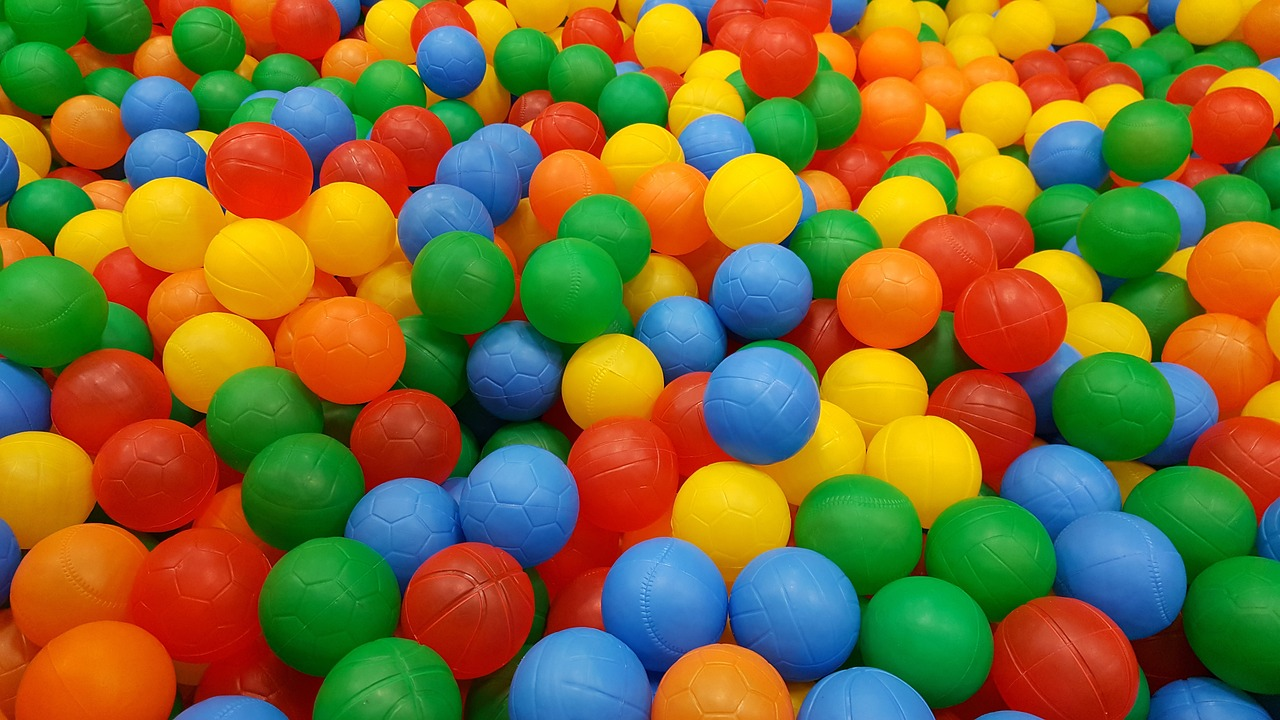
#> input picture Image_Processing/include/Multi_Color_Balls.jpg, 1280 x 720 px, found by its file name
$ python Object_Detection.py
#> lines starting #> are read from the running program, lines starting #| are printed output that depends on the picture; after the words box and inside, x2 and y2 are one past the last pixel; in counts of white or black regions, pixels touching at a corner belong together
import cv2
import numpy as np

frame = cv2.imread('Image_Processing/include/Multi_Color_Balls.jpg')
#> frame is the input picture: shape (720, 1280, 3); mean B, G, R 48.7, 109.4, 127.5
#frame = cv2.imread('ImageProcessing_Operations/include/multi_color.jpg')
#cv2.imshow('Original_Result',frame)
frame = cv2.resize(frame,(300,300))
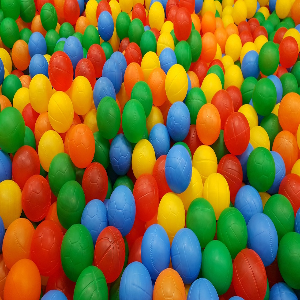
#> frame: shape (300, 300, 3); mean B, G, R 48.6, 109.3, 127.4

def nothing(x):
    pass

cv2.namedWindow("Dynamic Color Picker")

cv2.createTrackbar('Lower_H',"Dynamic Color Picker", 0, 255, nothing)
#> slider 'Lower_H' is set to 51
cv2.createTrackbar('Lower_S',"Dynamic Color Picker", 0, 255, nothing)
#> slider 'Lower_S' is set to 51
cv2.createTrackbar('Lower_V',"Dynamic Color Picker", 0, 255, nothing)
#> slider 'Lower_V' is set to 51

cv2.createTrackbar('Upper_H',"Dynamic Color Picker", 255, 255, nothing)
cv2.createTrackbar('Upper_S',"Dynamic Color Picker", 255, 255, nothing)
cv2.createTrackbar('Upper_V',"Dynamic Color Picker", 255, 255, nothing)


while True:
    hsv  = cv2.cvtColor(frame,cv2.COLOR_BGR2HSV)
#> hsv: shape (300, 300, 3); mean H, S, V 44.5, 223.4, 178.2

    l_h = cv2.getTrackbarPos("Lower_H","Dynamic Color Picker")
    l_s = cv2.getTrackbarPos("Lower_S","Dynamic Color Picker")
    l_v = cv2.getTrackbarPos("Lower_V","Dynamic Color Picker")


    h_h = cv2.getTrackbarPos("Upper_H","Dynamic Color Picker")
    h_s = cv2.getTrackbarPos("Upper_S","Dynamic Color Picker")
    h_v = cv2.getTrackbarPos("Upper_V","Dynamic Color Picker")

    lower_bound = np.array([l_h,l_s,l_v])
    upper_bound = np.array([h_h,h_s,h_v])

    mask = cv2.inRange(hsv,lower_bound,upper_bound)
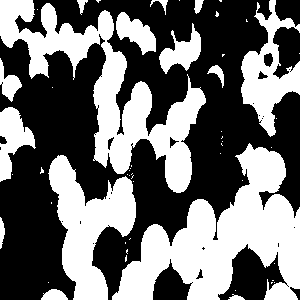
#> mask: shape (300, 300); 43.7% white; 53 white regions (38 under 20 px), largest, box (x1, y1, x2, y2) and area: (112, 143, 300, 300) 13747, (0, 0, 206, 193) 11383, (48, 155, 136, 300) 6160

    result = cv2.bitwise_and(frame,frame,mask=mask)
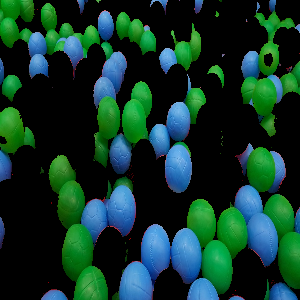
#> result: shape (300, 300, 3); mean B, G, R 42, 54.5, 16.2
    cv2.imshow('Dynamic Color Picker',frame)
    cv2.imshow('Masking_Result',mask)
    cv2.imshow("Output",result)
    k = cv2.waitKey(1)
#> (key q is pressed here)
    if k == ord('q'):
        break

cv2.destroyAllWindows()

$ run again, with ImageProcessing_Operations/include/multi_color.jpg copied over Image_Processing/include/Multi_Color_Balls.jpg
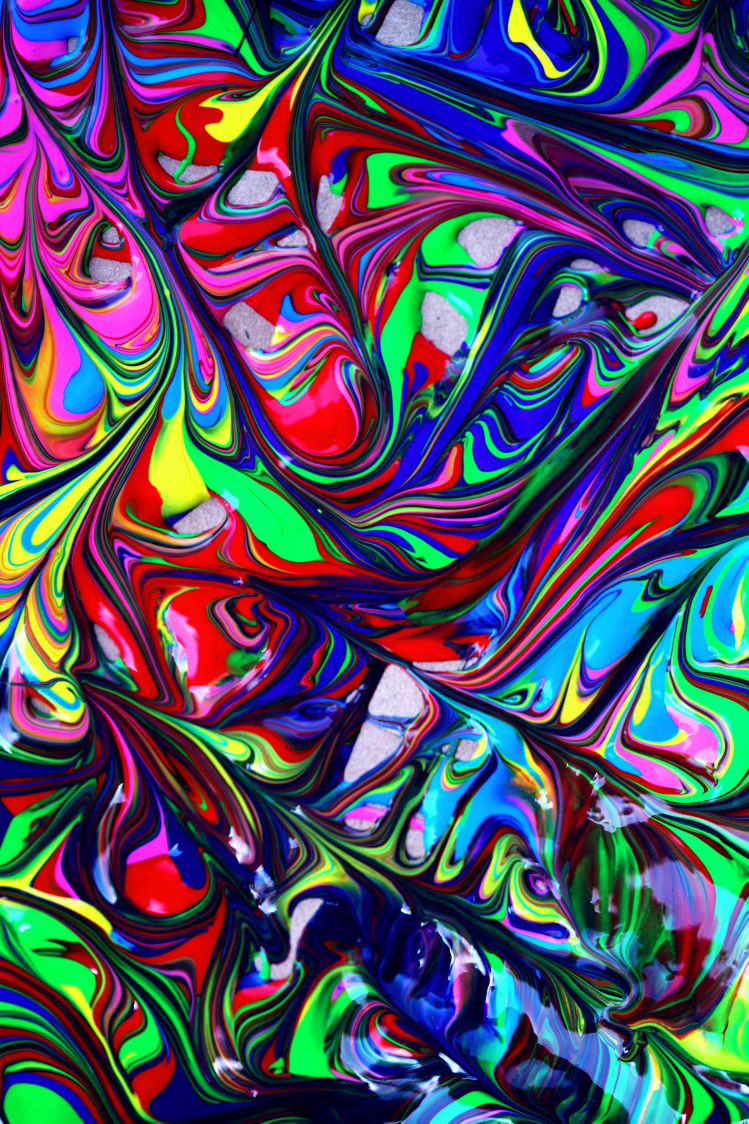
#> input picture ImageProcessing_Operations/include/multi_color.jpg, 3744 x 5616 px, found by its file name (shown at 1/5 size)
#> frame is the input picture: shape (5616, 3744, 3); mean B, G, R 99.3, 76, 79.7
#> frame: shape (300, 300, 3)
#> hsv: shape (300, 300, 3); mean H, S, V 101.5, 214.5, 152.7
#> `mask = cv2.inRange(hsv,lower_bound,upper_bound)`:
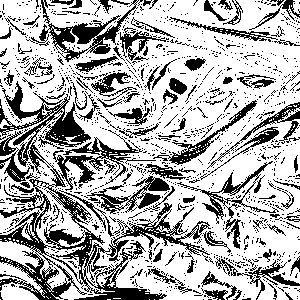
#> mask: shape (300, 300); 69% white; 1343 black regions (1234 under 20 px), largest, box (x1, y1, x2, y2) and area: (0, 81, 211, 300) 9638, (26, 0, 139, 62) 1634, (53, 130, 143, 191) 1276
#> `result = cv2.bitwise_and(frame,frame,mask=mask)`:
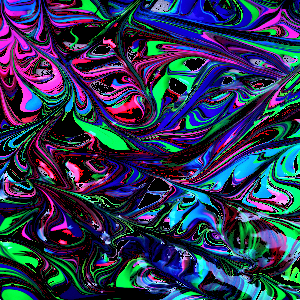
#> result: shape (300, 300, 3); mean B, G, R 85.6, 56.3, 45
